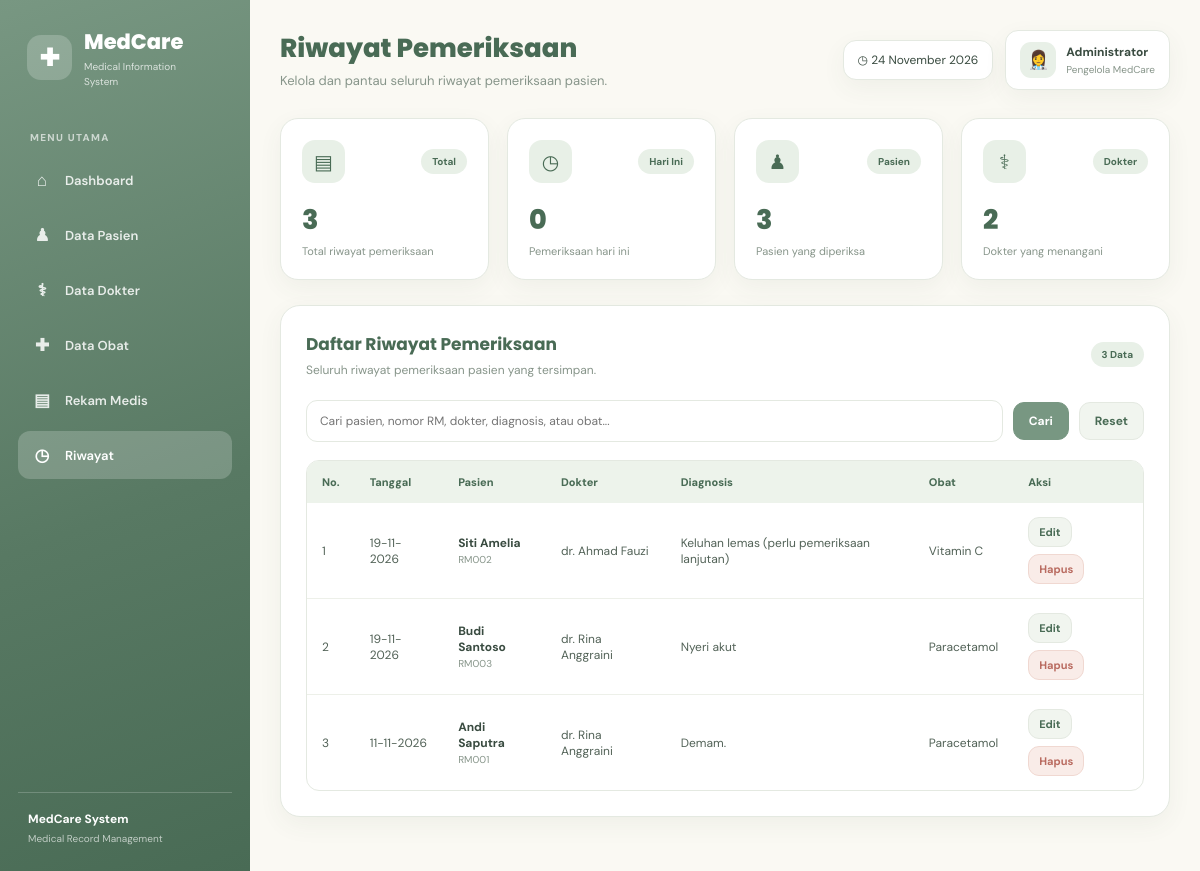
/riwayat.php, run on the app's committed database.
### tables this page shows
CREATE TABLE `rekam_medis` (
  `id_rekam` int(11) NOT NULL,
  `id_pasien` int(11) NOT NULL,
  `id_dokter` int(11) NOT NULL,
  `id_obat` int(11) NOT NULL,
  `tanggal_periksa` date NOT NULL,
  `keluhan` text NOT NULL,
  `diagnosa` text NOT NULL,
  `tindakan` text NOT NULL,
  `resep` varchar(100) NOT NULL
);

CREATE TABLE `pasien` (
  `id_pasien` int(11) NOT NULL,
  `no_rm` varchar(20) NOT NULL,
  `nama_pasien` varchar(100) NOT NULL,
  `jenis_kelamin` enum('L','P') NOT NULL,
  `tanggal_lahir` date NOT NULL,
  `alamat` text NOT NULL
);

CREATE TABLE `dokter` (
  `id_dokter` int(11) NOT NULL,
  `nama_dokter` varchar(100) NOT NULL,
  `spesialisasi` varchar(50) NOT NULL
);

CREATE TABLE `obat` (
  `id_obat` int(11) NOT NULL,
  `nama_obat` varchar(100) NOT NULL,
  `satuan` varchar(30) NOT NULL,
  `stok` int(11) NOT NULL
);

### riwayat.php (the view, shortened to what this page needs)
<?php
include 'koneksi.php';
function e($v) {
    return htmlspecialchars((string)($v ?? '-'), ENT_QUOTES, 'UTF-8');
}
$cari = trim($_GET['cari'] ?? '');
$sql = "
    SELECT
        r.id_rekam,
        r.id_pasien,
        r.id_dokter,
        r.id_obat,
        r.tanggal_periksa,
        r.keluhan,
        r.diagnosa,
        r.tindakan,
        r.resep,
        p.nama_pasien,
        p.no_rm,
        p.tanggal_lahir,
        p.alamat,
        d.nama_dokter,
        d.spesialisasi,
        o.nama_obat,
        o.satuan
    FROM rekam_medis r
    LEFT JOIN pasien p ON r.id_pasien = p.id_pasien
    LEFT JOIN dokter d ON r.id_dokter = d.id_dokter
    LEFT JOIN obat o ON r.id_obat = o.id_obat
";
if ($cari !== '') {
    $sql .= "
        WHERE p.nama_pasien LIKE ?
        OR p.no_rm LIKE ?
        OR d.nama_dokter LIKE ?
        OR r.diagnosa LIKE ?
        OR o.nama_obat LIKE ?
        OR r.keluhan LIKE ?
    ";
    $stmt = mysqli_prepare(
        $koneksi,
        $sql . " ORDER BY r.tanggal_periksa DESC, r.id_rekam DESC"
    );
    $keyword = "%$cari%";
    mysqli_stmt_bind_param(
        $stmt,
        "ssssss",
        $keyword,
        $keyword,
        $keyword,
        $keyword,
        $keyword,
        $keyword
    );
    mysqli_stmt_execute($stmt);
    $data = mysqli_stmt_get_result($stmt);
} else {
    $data = mysqli_query(
        $koneksi,
        $sql . " ORDER BY r.tanggal_periksa DESC, r.id_rekam DESC"
    );
}
$daftarRiwayat = [];
if ($data) {
    while ($row = mysqli_fetch_assoc($data)) {
        $daftarRiwayat[] = $row;
    }
}
$jumlahData = count($daftarRiwayat);
$resultTotal = mysqli_query(
    $koneksi,
    "SELECT COUNT(*) AS total FROM rekam_medis"
);
$total = (int)(mysqli_fetch_assoc($resultTotal)['total'] ?? 0);
$resultHari = mysqli_query(
    $koneksi,
    "SELECT COUNT(*) AS total FROM rekam_medis WHERE tanggal_periksa = CURDATE()"
);
$hariIni = (int)(mysqli_fetch_assoc($resultHari)['total'] ?? 0);
$resultPasien = mysqli_query(
    $koneksi,
    "SELECT COUNT(DISTINCT id_pasien) AS total FROM rekam_medis"
);
$totalPasien = (int)(mysqli_fetch_assoc($resultPasien)['total'] ?? 0);
$resultDokter = mysqli_query(
    $koneksi,
    "SELECT COUNT(DISTINCT id_dokter) AS total FROM rekam_medis"
);
$totalDokter = (int)(mysqli_fetch_assoc($resultDokter)['total'] ?? 0);
?>
<!DOCTYPE html>
<html lang="id">
<head>
<link rel="stylesheet" href="assets/style.css">
</head>
<body>
<div class="dashboard">
<aside class="sidebar">
    <div class="brand">
        <div class="brand-icon">✚</div>
        <div>
            <h2>MedCare</h2>
            <span>Medical Information<br>System</span>
        </div>
    </div>
    <div class="nav-title">MENU UTAMA</div>
    <nav class="nav-menu">
        <a href="index.php">
            <span class="nav-icon">⌂</span>Dashboard
        </a>
        <a href="pasien.php">
            <span class="nav-icon">♟</span>Data Pasien
        </a>
        <a href="dokter.php">
            <span class="nav-icon">⚕</span>Data Dokter
        </a>
        <a href="obat.php">
            <span class="nav-icon">✚</span>Data Obat
        </a>
        <a href="rekam_medis.php">
            <span class="nav-icon">▤</span>Rekam Medis
        </a>
        <a href="riwayat.php" class="active">
            <span class="nav-icon">◷</span>Riwayat
        </a>
    </nav>
    <div class="sidebar-bottom">
        MedCare System
        <small>Medical Record Management</small>
    </div>
</aside>
<main class="main">
<header class="topbar">
    <div class="page-heading">
        <h1>Riwayat Pemeriksaan</h1>
        <p>Kelola dan pantau seluruh riwayat pemeriksaan pasien.</p>
    </div>
    <div class="topbar-right">
        <div class="date-widget">
            ◷ <?= date('d F Y') ?>
        </div>
        <div class="profile">
            <div class="profile-avatar">👩‍⚕️</div>
            <div>
                <strong>Administrator</strong>
                <small>Pengelola MedCare</small>
            </div>
        </div>
    </div>
</header>
<section class="stats">
    <div class="stat-card">
        <div class="stat-top">
            <div class="stat-icon purple">▤</div>
            <span class="badge">Total</span>
        </div>
        <h2><?= number_format($total) ?></h2>
        <small>Total riwayat pemeriksaan</small>
    </div>
    <div class="stat-card">
        <div class="stat-top">
            <div class="stat-icon pink">◷</div>
            <span class="badge">Hari Ini</span>
        </div>
        <h2><?= number_format($hariIni) ?></h2>
        <small>Pemeriksaan hari ini</small>
    </div>
    <div class="stat-card">
        <div class="stat-top">
            <div class="stat-icon blue">♟</div>
            <span class="badge">Pasien</span>
        </div>
        <h2><?= number_format($totalPasien) ?></h2>
        <small>Pasien yang diperiksa</small>
    </div>
    <div class="stat-card">
        <div class="stat-top">
            <div class="stat-icon green">⚕</div>
            <span class="badge">Dokter</span>
        </div>
        <h2><?= number_format($totalDokter) ?></h2>
        <small>Dokter yang menangani</small>
    </div>
</section>
<section class="panel">
    <div class="panel-header">
        <div>
            <h3>Daftar Riwayat Pemeriksaan</h3>
            <p>Seluruh riwayat pemeriksaan pasien yang tersimpan.</p>
        </div>
        <div class="action-buttons">
            <span class="badge">
                <?= number_format($jumlahData) ?> Data
            </span>
        </div>
    </div>
    <form method="GET" class="table-search search-form">
        <input
            type="text"
            name="cari"
            placeholder="Cari pasien, nomor RM, dokter, diagnosis, atau obat..."
            value="<?= e($cari) ?>"
        >
        <button type="submit" class="btn btn-primary">
            Cari
        </button>
        <a href="riwayat.php" class="btn btn-secondary">
            Reset
        </a>
    </form>
    <div class="table-wrap">
        <table>
            <thead>
                <tr>
                    <th>No.</th>
                    <th>Tanggal</th>
                    <th>Pasien</th>
                    <th>Dokter</th>
                    <th>Diagnosis</th>
                    <th>Obat</th>
                    <th>Aksi</th>
                </tr>
            </thead>
            <tbody>
            <?php if ($jumlahData > 0): ?>
                <?php $no = 1; ?>
                <?php foreach ($daftarRiwayat as $row): ?>
                <tr>
                    <td><?= $no++ ?></td>
                    <td>
                        <?= !empty($row['tanggal_periksa'])
                            ? e(date('d-m-Y', strtotime($row['tanggal_periksa'])))
                            : '-' ?>
                    </td>
                    <td>
                        <strong><?= e($row['nama_pasien']) ?></strong><br>
                        <small><?= e($row['no_rm']) ?></small>
                    </td>
                    <td><?= e($row['nama_dokter']) ?></td>
                    <td><?= e($row['diagnosa']) ?></td>
                    <td><?= e($row['nama_obat']) ?></td>
                    <td>
                        <div class="action-buttons">
                            <a
                                href="rekam_medis.php?edit=<?= (int)$row['id_rekam'] ?>"
                                class="btn btn-sm btn-secondary"
                            >
                                Edit
                            </a>
                            <form
                                method="POST"
                                onsubmit="return confirm('Yakin ingin menghapus riwayat ini?')"
                            >
                                <button
                                    type="submit"
                                    name="hapus"
                                    class="btn btn-sm btn-danger"
                                >
                                    Hapus
                                </button>
                            </form>
                        </div>
                    </td>
                </tr>
                <?php endforeach; ?>
            <?php endif; ?>
            </tbody>
        </table>
    </div>
</section>
</main>
</div>
</body>
</html>

### data on the page
rekam_medis: tanggal_periksa "19-11-2026", id_pasien.nama_pasien "Siti Amelia", id_pasien.no_rm "RM002", id_dokter.nama_dokter "dr. Ahmad Fauzi", diagnosa "Keluhan lemas (perlu pemeriksaan lanjutan)", id_obat.nama_obat "Vitamin C"
rekam_medis: tanggal_periksa "19-11-2026", id_pasien.nama_pasien "Budi Santoso", id_pasien.no_rm "RM003", id_dokter.nama_dokter "dr. Rina Anggraini", diagnosa "Nyeri akut", id_obat.nama_obat "Paracetamol"
rekam_medis: tanggal_periksa "11-11-2026", id_pasien.nama_pasien "Andi Saputra", id_pasien.no_rm "RM001", id_dokter.nama_dokter "dr. Rina Anggraini", diagnosa "Demam.", id_obat.nama_obat "Paracetamol"

### other printed values
$total "3"
$hariIni "0"
$totalPasien "3"
$totalDokter "2"
$jumlahData "3"
